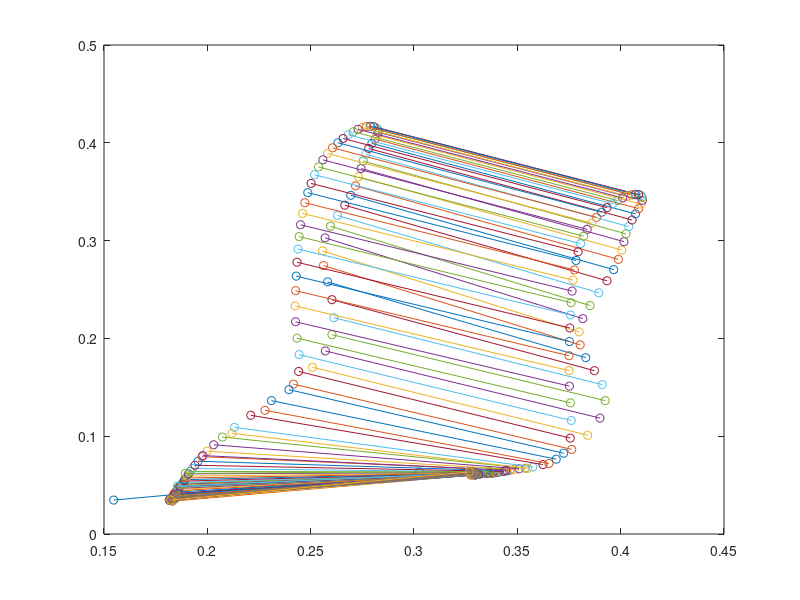
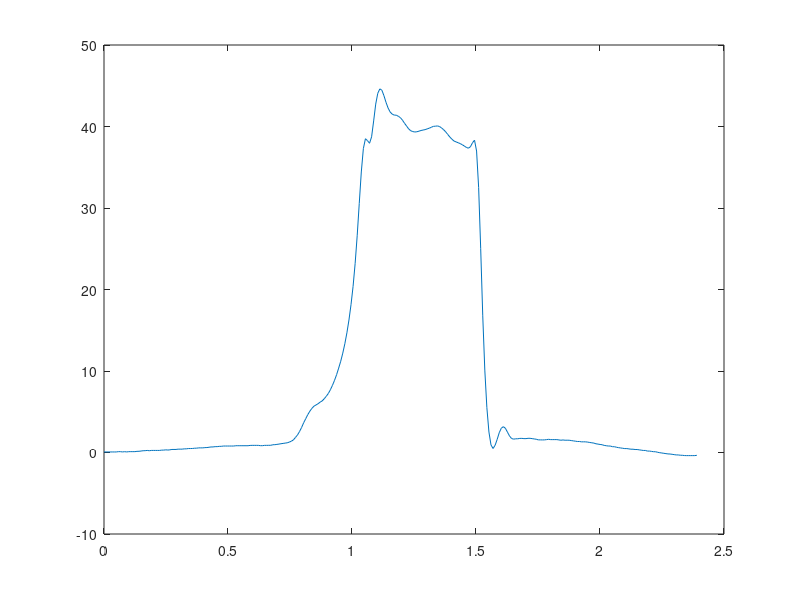

Source code (MATLAB) for these figures, in order:
% Created by: Anthony Le
% Last updated: 02.12.2018

% KIN 523: Homework 4 - Planar Kinematics
% Due: 02.15.2018
%% Problem 3
close all;
clear;

load('static.mat');
load('jump.mat');

% all trials were recorded @ 120 frames/s 
f_s = 120;
delta_t = 1 / f_s;

time = [];

for i = 1:length(frame_j)
    t = frame_j(i) * 0.0083;
    time = cat(1, time, t);
end

avgx_heel = mean(HEEX_ST);
avgy_heel = mean(HEEY_ST);

avgx_toe = mean(TOEX_ST);
avgy_toe = mean(TOEY_ST);

plot([avgx_heel avgx_toe], [avgy_heel avgy_toe], '-o');
hold on;
for j = 1:length(frame_j)
    plot([HEEX_J(j, 1) TOEX_J(j, 1)], [HEEY_J(j, 1) TOEY_J(j, 1)], '-o');
end
hold off;

% x = avgx_toe - avgx_heel;
% y = avgy_toe - avgy_heel;
% offset_ang = atan2d(y, x);
offset_ang = -(atan2d((avgy_toe - avgy_heel), (avgx_toe - avgx_heel)));

MJ_ANG = [];

for k = 1:length(frame_j)
    mj_ang = -(atan2d((TOEY_J(k, 1) - HEEY_J(k, 1)), (TOEX_J(k, 1) - HEEX_J(k, 1))));
    MJ_ANG = cat(1, MJ_ANG, mj_ang);
end

AJ_ANG = MJ_ANG - offset_ang;

footAng_time = horzcat(frame_j, time, AJ_ANG);

figure(2);
plot(time, AJ_ANG);